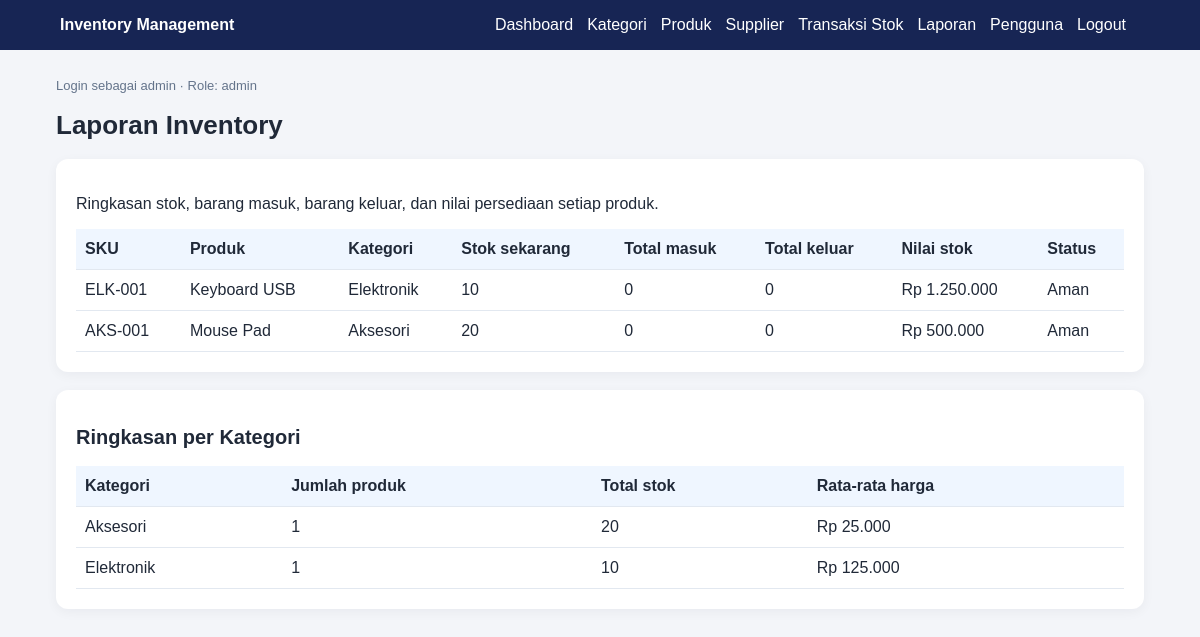
/reports.php (signed in), run on the app's committed database.
### tables this page shows
CREATE TABLE products (
  id INT UNSIGNED AUTO_INCREMENT PRIMARY KEY,
  category_id INT UNSIGNED NOT NULL,
  sku VARCHAR(50) NOT NULL UNIQUE,
  name VARCHAR(150) NOT NULL,
  price DECIMAL(12,2) NOT NULL DEFAULT 0,
  stock INT NOT NULL DEFAULT 0,
  minimum_stock INT NOT NULL DEFAULT 5,
  created_at TIMESTAMP NOT NULL DEFAULT CURRENT_TIMESTAMP,
  CONSTRAINT chk_product_price CHECK (price >= 0),
  CONSTRAINT chk_product_stock CHECK (stock >= 0),
  CONSTRAINT chk_product_minimum CHECK (minimum_stock >= 0),
  FOREIGN KEY (category_id) REFERENCES categories(id) ON UPDATE CASCADE ON DELETE RESTRICT
);

CREATE TABLE categories (
  id INT UNSIGNED AUTO_INCREMENT PRIMARY KEY,
  name VARCHAR(100) NOT NULL UNIQUE,
  description VARCHAR(255) NULL,
  created_at TIMESTAMP NOT NULL DEFAULT CURRENT_TIMESTAMP
);

### helpers/escape.php (called while the page is built)
<?php
function e($value): string {
    return htmlspecialchars((string)$value, ENT_QUOTES, 'UTF-8');
}

### public/reports.php (the view)
<?php
require_once __DIR__ . '/../config/database.php';require_once __DIR__ . '/../helpers/auth.php';require_login();require_once __DIR__ . '/../helpers/escape.php';$pageTitle='Laporan';$rows=$pdo->query("SELECT p.id,p.sku,p.name,c.name category_name,p.stock,p.minimum_stock,p.price,COALESCE(SUM(CASE WHEN sm.type='IN' THEN sm.quantity ELSE 0 END),0) total_in,COALESCE(SUM(CASE WHEN sm.type='OUT' THEN sm.quantity ELSE 0 END),0) total_out FROM products p JOIN categories c ON c.id=p.category_id LEFT JOIN stock_movements sm ON sm.product_id=p.id GROUP BY p.id,p.sku,p.name,c.name,p.stock,p.minimum_stock,p.price ORDER BY p.name")->fetchAll();require '_header.php';
?>
<h1>Laporan Inventory</h1><div class="card"><p>Ringkasan stok, barang masuk, barang keluar, dan nilai persediaan setiap produk.</p><div class="table-wrap"><table><tr><th>SKU</th><th>Produk</th><th>Kategori</th><th>Stok sekarang</th><th>Total masuk</th><th>Total keluar</th><th>Nilai stok</th><th>Status</th></tr><?php foreach($rows as $r):?><tr><td><?=e($r['sku'])?></td><td><?=e($r['name'])?></td><td><?=e($r['category_name'])?></td><td><?=e($r['stock'])?></td><td><?=e($r['total_in'])?></td><td><?=e($r['total_out'])?></td><td>Rp <?=number_format($r['stock']*$r['price'],0,',','.')?></td><td><?=$r['stock']<=$r['minimum_stock']?'Stok rendah':'Aman'?></td></tr><?php endforeach;?></table></div></div>
<div class="card"><h2>Ringkasan per Kategori</h2><div class="table-wrap"><table><tr><th>Kategori</th><th>Jumlah produk</th><th>Total stok</th><th>Rata-rata harga</th></tr><?php $summary=$pdo->query('SELECT c.name,COUNT(p.id) total_products,COALESCE(SUM(p.stock),0) total_stock,COALESCE(AVG(p.price),0) average_price FROM categories c LEFT JOIN products p ON p.category_id=c.id GROUP BY c.id,c.name ORDER BY c.name')->fetchAll();foreach($summary as $s):?><tr><td><?=e($s['name'])?></td><td><?=e($s['total_products'])?></td><td><?=e($s['total_stock'])?></td><td>Rp <?=number_format($s['average_price'],0,',','.')?></td></tr><?php endforeach;?></table></div></div>
<?php require '_footer.php';?>

### public/style.css (style rules this page uses)
* { box-sizing:border-box }
body { margin:0;font-family:Arial,sans-serif;background:#f3f5f9;color:#202938 }
.card { background:#fff;border-radius:12px;padding:20px;margin-bottom:18px;box-shadow:0 3px 12px #0f172a0c }
h1 { font-size:26px }
h2 { font-size:20px }
table { border-collapse:collapse;width:100%;background:#fff }
th,td { text-align:left;border-bottom:1px solid #e2e8f0;padding:11px 9px }
th { background:#eff6ff }
.table-wrap { overflow-x:auto }

### data on the page
products: sku "ELK-001", name "Keyboard USB", category.name "Elektronik", stock "10", total_in "0", total_out "0", $r['stock']*$r['price'] "1.250.000", minimum_stock "Aman"
products: sku "AKS-001", name "Mouse Pad", category.name "Aksesori", stock "20", total_in "0", total_out "0", $r['stock']*$r['price'] "500.000", minimum_stock "Aman"

### other printed values
$_SESSION['user']['username'] "admin"
$_SESSION['user']['role'] "admin"
$s['name'] "Aksesori"
$s['total_products'] "1"
$s['total_stock'] "20"
$s['average_price'] "25.000"
$s['name'] "Elektronik"
$s['total_stock'] "10"
$s['average_price'] "125.000"
